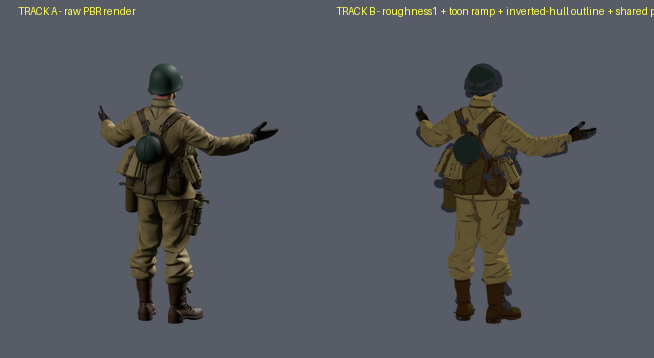
#> input picture skills/game-asset-pipeline/references/trackB_vs_trackA.png, 654 x 358 px
$ python -i sprite_make.py   (imports and definitions only)
#> lines starting #> are read from the running program, lines starting #| are printed output that depends on the picture
"""One command, one still sprite: a text brief (or an existing image) in, a checked
and packed sprite out, no human steps in between.

  generate (ComfyUI) -> pixelize (grid snap + palette lock + transparent background)
                     -> guarded fringe clean -> checks -> pack with ase_pack.py

Runs under the base interpreter (C:\\AI-Shared\\python.exe: Pillow + requests).
Shells out to pixelize.py, qc_check.py (venv-unfake interpreter), art_qc.py and
game-asset-pipeline's ase_pack.py, so the same tools a person would run are the
ones that decide pass or fail. Never starts, stops or configures ComfyUI; the
only thing it ever sends besides its own jobs is POST /interrupt for a job of its
own that hit the time cap.

Usage:
  sprite_make.py OUT_DIR --name NAME (--brief "TEXT" | --from-image PNG)
                 [--model sdxl|sd15pixel|qwen|sdxl-pixel] [--size N] [--colors N]
                 [--view front|side|top-down] [--seed N] [--retries N]
                 [--timeout SEC] [--server URL] [--no-defringe] [--keep-work]

Exit codes: 0 pass, 1 fail, 2 bad arguments, 3 ComfyUI unreachable (brief given).

Outputs in OUT_DIR:
  NAME.aseprite / NAME.png / NAME.json   packed by ase_pack.py (pass only)
  NAME_grid.png                           the native-resolution sprite
  NAME_preview.png                        the sprite at 8x on #466e50, for a human
  NAME_report.json                        brief, model, licence note, per-attempt seed,
                                          seconds per stage, every check, final verdict
  _attempts/attemptN/                     the best attempt's files (all with --keep-work)

Known upstream quirks this script works around (measured 2026-11-19):
  1. pixeloe_worker pads a FULL extra cell when the source size is an exact multiple of
     its cell size, so a 512 px source becomes a 65 px grid shifted half a cell. When the
     overhang is at most one cell, the source copy is trimmed on the right/bottom so the
     grid comes out at exactly N and aligned.
  2. unfake's auto scale detection falls back to edge_aware_detect whenever
     runs_based_detect says 1, and edge_aware_detect false-positives on near-1x pixel
     art (qc_check.py documents the same trap), collapsing a 64 px sprite to ~10 px.
     When runs_based_detect says 1 on pixelize's own pixeloe intermediate, unfake is re-run
     once on that intermediate at scale 1 (the manual-scale fallback pixelize.py itself uses
     for its own degenerate case), with a wider flood-fill tolerance: at the default tolerance
     of 1 the flat background keeps magenta specks after pixeloe's colour noise.
"""
import sys
sys.dont_write_bytecode = True   # never leave .pyc files in the skill folders

import argparse
import json
import os
import random
import re
import shutil
import subprocess
import time
import uuid
from collections import deque
from pathlib import Path

import requests
from PIL import Image

SCRIPTS = Path(__file__).resolve().parent
SKILL_DIR = SCRIPTS.parent
SKILLS_ROOT = SKILL_DIR.parent
sys.path.insert(0, str(SCRIPTS))
import pixelize                      # noqa: E402  (paths, nearest_upscale, VENV_UNFAKE_CLI)
from comfy_submit import build_workflow   # noqa: E402  (the plain checkpoint txt2img graph)

BASE_PY = r"C:\AI-Shared\python.exe"
VENV_UNFAKE_PY = SKILL_DIR / "venv-unfake" / "Scripts" / "python.exe"
PIXELIZE = SCRIPTS / "pixelize.py"
QC_CHECK = SCRIPTS / "qc_check.py"
ART_QC = SCRIPTS / "art_qc.py"
COMFY_RMBG = SCRIPTS / "comfy_rmbg.py"
ASE_PACK = SKILLS_ROOT / "game-asset-pipeline" / "scripts" / "lane-2d" / "ase_pack.py"
QWEN_TEMPLATE = SKILL_DIR / "assets" / "workflows" / "lane-a-qwen.json"
LORA_NAME = "pixel-art-xl.safetensors"
LORA_PATH = Path(r"E:\AI\Models\loras") / LORA_NAME

PROBE_URLS = ("http://127.0.0.1:8188", "http://127.0.0.1:8000")
NOT_RUNNING_MSG = "ComfyUI is not running; start ComfyUI Desktop and retry"
DEFRINGE_THRESHOLD = 180
BG_TOLERANCE = 16                  # unfake flood-fill tolerance per channel for the finalise pass
DEFRINGE_MAX_SHARE = 0.03          # skip the fringe clean if it would remove more than this
OPAQUE_BACKGROUND_SHARE = 0.60     # more opaque than this = the background was not removed
ONE_SUBJECT_SHARE = 0.85
FILL_RANGE = (0.35, 0.98)
MAX_EDGES_TOUCHED = 2
MIN_GRID_SHARE = 0.30              # grid long side must be at least this share of --size
PREVIEW_SCALE = 8
PREVIEW_BG = (0x46, 0x6e, 0x50)
SUBPROC_ENV = {**os.environ, "PYTHONDONTWRITEBYTECODE": "1", "PYTHONIOENCODING": "utf-8"}

NEGATIVE = ("blurry, anti-aliased, smooth gradient, photorealistic, 3d render, text, watermark, "
            "soft shading, jpeg artifacts, scenic background, complex background, multiple "
            "characters, sprite sheet, cropped, cut off")
VIEW_PHRASE = {
    "front": "front view, facing the camera, standing pose",
    "side": "side view, full profile, standing",
    "top-down": "top-down view, seen from directly above, overhead",
}

MODELS = {
    "sdxl": {
        "kind": "checkpoint", "ckpt": "sd_xl_base_1.0.safetensors", "width": 1024, "height": 1024,
        "steps": 25, "cfg": 7.0, "sampler": "dpmpp_2m", "scheduler": "karras", "timeout": 300,
        "licence": "SDXL base 1.0 (CreativeML OpenRAIL++-M): licence-clean per Local_Sprite_Lab PLAN section 3.",
    },
    "sd15pixel": {
        "kind": "checkpoint", "ckpt": "dreamshaperPixelart_v10.safetensors", "width": 512, "height": 512,
        "steps": 25, "cfg": 7.0, "sampler": "dpmpp_2m", "scheduler": "karras", "timeout": 300,
        "licence": "dreamshaperPixelart_v10: LICENCE UNVERIFIED. PROTOTYPE ONLY, do not ship output from this model.",
    },
    "sdxl-pixel": {
        "kind": "checkpoint+lora", "ckpt": "sd_xl_base_1.0.safetensors", "width": 1024, "height": 1024,
        "steps": 25, "cfg": 7.0, "sampler": "dpmpp_2m", "scheduler": "karras", "timeout": 300,
        "licence": "SDXL base 1.0 (OpenRAIL++-M) + pixel-art-xl LoRA at 1.0: LoRA licence not verified; check before shipping.",
    },
    "qwen": {
        "kind": "template", "template": QWEN_TEMPLATE, "prompt_node": "5", "seed_node": "8", "timeout": 600,
        "licence": "Qwen-Image (Apache-2.0) per Local_Sprite_Lab PLAN section 3; Lightning LoRA licence not verified.",
    },
}


class Fail(Exception):
    """An attempt-level failure with a user-facing reason."""


# ---------------------------------------------------------------- server

# [112 lines left out: functions probe_server, resolve_server, vram_free, build_prompt, build_graph, run_comfy_job and 1 more, not called in this run]


# ---------------------------------------------------------------- image helpers

def opaque_count(im):
    return sum(1 for a in im.getchannel("A").getdata() if a > 0)


def opaque_share(im):
    n = im.width * im.height
    return opaque_count(im) / n if n else 0.0


# [117 lines left out: functions count_colors, defringe_frame, blobs, edges_touched, prepare_source, sh, not called in this run]


def tail(text, n=600):
    text = (text or "").strip()
    return text[-n:]


# [118 lines left out: functions detect_scales, run_pixelize, guarded_defringe, run_checks, not called in this run]


def make_preview(grid, out_path):
#> called with out_path = 'out.png'
    im = Image.open(grid).convert("RGBA")
    big = im.resize((im.width * PREVIEW_SCALE, im.height * PREVIEW_SCALE), Image.NEAREST)
    bg = Image.new("RGBA", big.size, PREVIEW_BG + (255,))
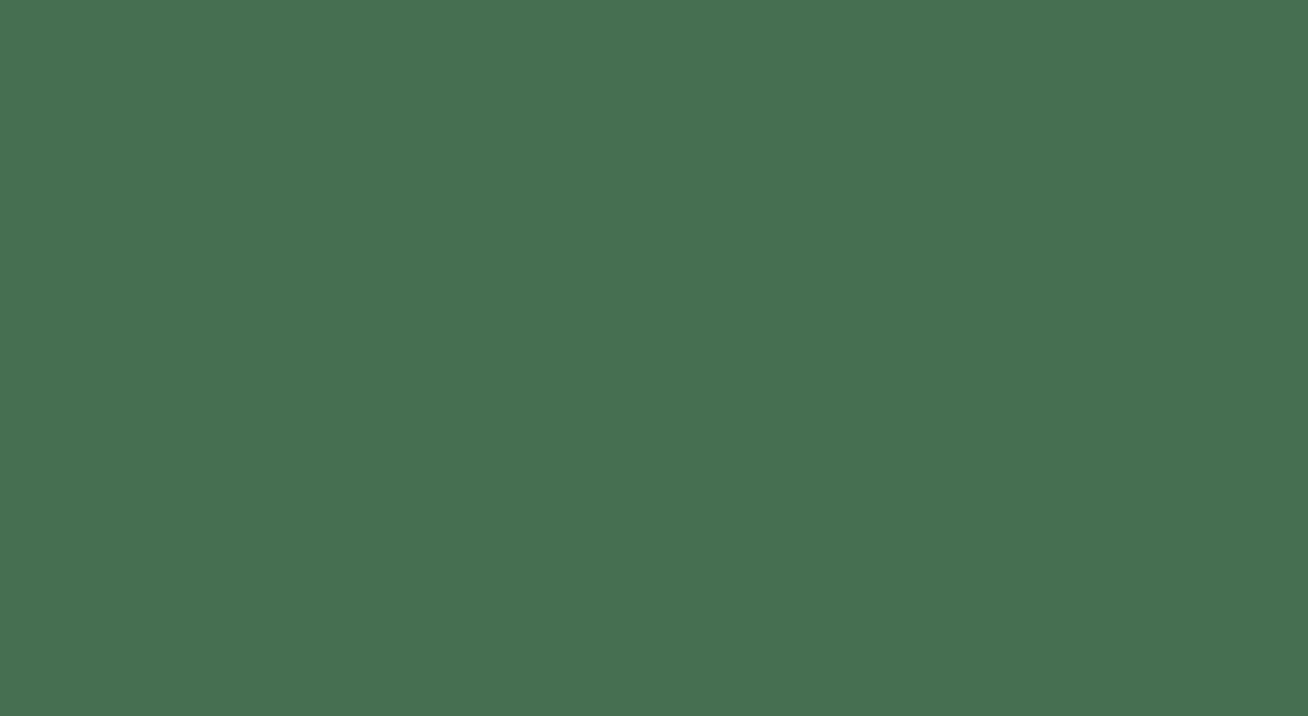
#> bg: PIL image 5232x2864 RGBA (shown at 1/4 size); mean R, G, B, A 70, 110, 80, 255
    bg.alpha_composite(big)
    bg.convert("RGB").save(out_path)


# [196 lines left out: functions pack, one_attempt, failed_names, cleanup_attempts, parse_args, main, not called in this run]


# [2 lines not run here, left out]

>>> result = make_preview('../../game-asset-pipeline/references/trackB_vs_trackA.png', 'out.png')
